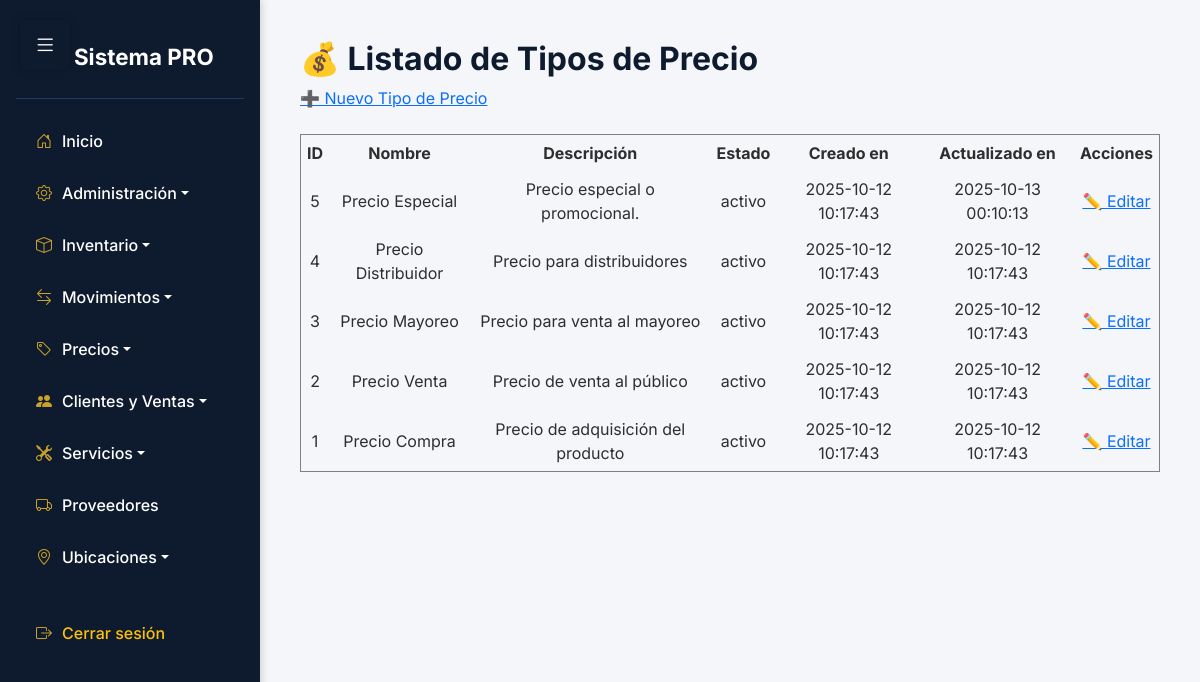
The app's page /app/vista/Tipos_precio/listar.php (signed in) with its own data.
### tables this page shows
CREATE TABLE `tipos_precio` (
  `id` int NOT NULL,
  `nombre` varchar(50) NOT NULL,
  `descripcion` text,
  `estado_id` int NOT NULL DEFAULT '1',
  `usuario_creador_id` int DEFAULT NULL,
  `usuario_modificador_id` int DEFAULT NULL,
  `creado_en` datetime DEFAULT CURRENT_TIMESTAMP,
  `actualizado_en` datetime DEFAULT CURRENT_TIMESTAMP ON UPDATE CURRENT_TIMESTAMP
);

CREATE TABLE `estados` (
  `id` int NOT NULL,
  `nombre` varchar(50) NOT NULL,
  `descripcion` text,
  `aplica_a` varchar(100) DEFAULT NULL COMMENT 'A qué entidades aplica este estado',
  `creado_en` datetime DEFAULT CURRENT_TIMESTAMP,
  `actualizado_en` datetime DEFAULT CURRENT_TIMESTAMP ON UPDATE CURRENT_TIMESTAMP
);

### app/Conexion/Conexion.php (called while the page is built)
<?php
class Conexion {
    private $conexion;
    private $host = 'localhost';
    private $dbName = 'aegis';
    private $username = 'root';
    private $password = '';
    public function __construct() {
        try {
            $this->conexion = new PDO(
                "mysql:host=$this->host;dbname=$this->dbName",
                $this->username,
                $this->password
            );
            $this->conexion->setAttribute(PDO::ATTR_ERRMODE, PDO::ERRMODE_EXCEPTION);
        } catch (PDOException $e) {
            die("Error de conexión: " . $e->getMessage());
        }
    }
    public function getConexion() {
        return $this->conexion;
    }
}
?>

### app/Controlador/TipoPrecioControlador.php (called while the page is built, shortened)
<?php
require_once __DIR__ . '/../Modelo/TipoPrecio.php';
class TipoPrecioControlador {
    private $modelo;
    public function __construct() {
        $this->modelo = new TipoPrecio();
    }
    public function listar() {
        return $this->modelo->listar();
    }
}

### app/Modelo/TipoPrecio.php (called while the page is built, shortened)
<?php
require_once __DIR__ . '/../Conexion/Conexion.php';
class TipoPrecio {
    private $conexion;
    public function __construct() {
        $this->conexion = new Conexion();
    }
    public function listar() {
        $sql = "SELECT tp.id,
                       tp.nombre,
                       tp.descripcion,
                       e.nombre AS estado,
                       tp.creado_en,
                       tp.actualizado_en
                FROM tipos_precio tp
                INNER JOIN estados e ON tp.estado_id = e.id
                ORDER BY tp.id DESC";
        $stmt = $this->conexion->getConexion()->prepare($sql);
        $stmt->execute();
        return $stmt->fetchAll(PDO::FETCH_ASSOC);
    }
}

### app/Vista/Tipos_precio/listar.php (the view, shortened to what this page needs)
<?php
require_once '../../Controlador/TipoPrecioControlador.php';
require_once '../../../includes/sidebar.php';
$controlador = new TipoPrecioControlador();
$tipos = $controlador->listar();
?>
<h2>💰 Listado de Tipos de Precio</h2>
<a href="nuevo.php">➕ Nuevo Tipo de Precio</a><br><br>
<?php if (empty($tipos)): ?>
    <p>No hay tipos de precio registrados.</p>
<?php else: ?>
    <table border="1" cellpadding="6" cellspacing="0" style="width:100%; text-align:center;">
        <thead>
            <tr>
                <th>ID</th>
                <th>Nombre</th>
                <th>Descripción</th>
                <th>Estado</th>
                <th>Creado en</th>
                <th>Actualizado en</th>
                <th>Acciones</th>
            </tr>
        </thead>
        <tbody>
            <?php foreach ($tipos as $t): ?>
                <tr>
                    <td><?= htmlspecialchars($t['id'] ?? '') ?></td>
                    <td><?= htmlspecialchars($t['nombre'] ?? '') ?></td>
                    <td><?= htmlspecialchars($t['descripcion'] ?? '') ?></td>
                    <td><?= htmlspecialchars($t['estado'] ?? '') ?></td>
                    <td><?= htmlspecialchars($t['creado_en'] ?? '') ?></td>
                    <td><?= htmlspecialchars($t['actualizado_en'] ?? '') ?></td>
                    <td>
                        <a href="editar.php?id=<?= $t['id'] ?>">✏️ Editar</a>
                    </td>
                </tr>
            <?php endforeach; ?>
        </tbody>
    </table>
<?php endif; ?>

### includes/sidebar.php (style rules this page uses)
:root { --sidebar-bg: #0e1b2f; --sidebar-hover: #1f3a5f; --accent-gold: #c9a227; --body-bg: #f4f6f9; --text-light: #ffffff; --text-dark: #2e2e2e; }
body { font-family: 'Inter', sans-serif; background-color: var(--body-bg); color: var(--text-dark); margin: 0; padding: 0; }
h1, h2, h3 { color: var(--sidebar-bg); font-weight: 700; }

### records on screen
tipos_precio: id "5", nombre "Precio Especial", descripcion "Precio especial o promocional.", estado.nombre "activo", creado_en "2025-10-12 10:17:43", actualizado_en "2025-10-13 00:10:13"
tipos_precio: id "4", nombre "Precio Distribuidor", descripcion "Precio para distribuidores", estado.nombre "activo", creado_en "2025-10-12 10:17:43", actualizado_en "2025-10-12 10:17:43"
tipos_precio: id "3", nombre "Precio Mayoreo", descripcion "Precio para venta al mayoreo", estado.nombre "activo", creado_en "2025-10-12 10:17:43", actualizado_en "2025-10-12 10:17:43"
tipos_precio: id "2", nombre "Precio Venta", descripcion "Precio de venta al público", estado.nombre "activo", creado_en "2025-10-12 10:17:43", actualizado_en "2025-10-12 10:17:43"
tipos_precio: id "1", nombre "Precio Compra", descripcion "Precio de adquisición del producto", estado.nombre "activo", creado_en "2025-10-12 10:17:43", actualizado_en "2025-10-12 10:17:43"
